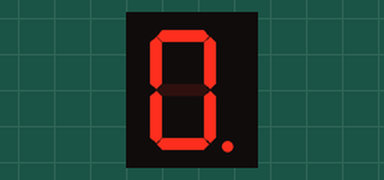
A sketch run on a simulated Arduino Uno, built with avr-gcc and run on an emulated ATmega328P. Parts: 1-digit seven-segment display. Wiring (inferred from the names in the program): 1-digit 7-segment display, segments lit when HIGH: segments pin 7, pin 6, pin 4, pin 3, pin 2, pin 8, pin 9, pin 5. The segment pins are drawn as the display they are named for.

Above: at 0.1 s.
At 10.1 s:
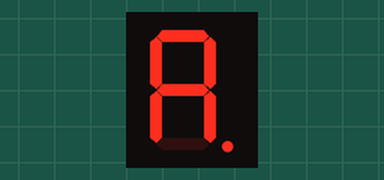
At 12.1 s:
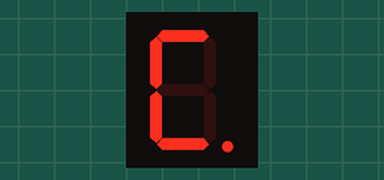
At 13.1 s:
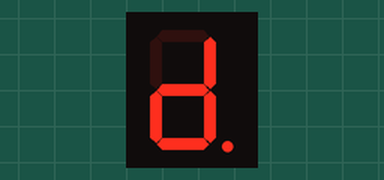
At 14.1 s:
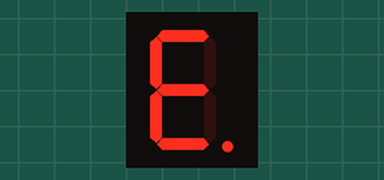
At 15.1 s:
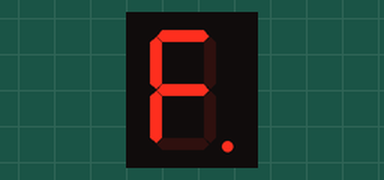

The sketch:

7_Segment.ino
```cpp
#define PIN_A 7
#define PIN_B 6
#define PIN_C 4
#define PIN_D 3
#define PIN_F 8
#define PIN_E 2
#define PIN_G 9
#define PIN_DP 5

// Segment patterns for numbers 0-16
// Each number corresponds to the state of the 7 segments: A, B, C, D, E, F, G
const int segmentMap[17][7] = {
  // A, B, C, D, E, F, G
  { HIGH, HIGH, HIGH, HIGH, HIGH, HIGH, LOW },   // 0
  { LOW,  HIGH, HIGH, LOW,  LOW,  LOW,  LOW },   // 1
  { HIGH, HIGH, LOW,  HIGH, HIGH, LOW,  HIGH },  // 2
  { HIGH, HIGH, HIGH, HIGH, LOW,  LOW,  HIGH },  // 3
  { LOW,  HIGH, HIGH, LOW,  LOW,  HIGH, HIGH },  // 4
  { HIGH, LOW,  HIGH, HIGH, LOW,  HIGH, HIGH },  // 5
  { HIGH, LOW,  HIGH, HIGH, HIGH, HIGH, HIGH },  // 6
  { HIGH, HIGH, HIGH, LOW,  LOW,  LOW,  LOW },   // 7
  { HIGH, HIGH, HIGH, HIGH, HIGH, HIGH, HIGH },  // 8
  { HIGH, HIGH, HIGH, HIGH, LOW,  HIGH, HIGH },  // 9
  { HIGH, HIGH, HIGH, LOW,  HIGH, HIGH, HIGH },  // 10 (A)
  { LOW,  LOW,  HIGH, HIGH, HIGH, HIGH, HIGH },  // 11 (b)
  { HIGH, LOW,  LOW,  HIGH, HIGH, HIGH, LOW },   // 12 (C)
  { LOW,  HIGH, HIGH, HIGH, HIGH, LOW,  HIGH },  // 13 (d)
  { HIGH, LOW,  LOW,  HIGH, HIGH, HIGH, HIGH },  // 14 (E)
  { HIGH, LOW,  LOW,  LOW,  HIGH, HIGH, HIGH },  // 15 (F)
  { LOW,  LOW,  LOW,  LOW,  LOW,  LOW,  LOW }    // 16 (blank or invalid)
};

void setup() {
  // Initialize segment pins as outputs
  pinMode(PIN_A, OUTPUT);
  pinMode(PIN_B, OUTPUT);
  pinMode(PIN_C, OUTPUT);
  pinMode(PIN_D, OUTPUT);
  pinMode(PIN_E, OUTPUT);
  pinMode(PIN_F, OUTPUT);
  pinMode(PIN_G, OUTPUT);
  pinMode(PIN_DP, OUTPUT);
}

void sevenSegEncode(int num) {
  // Limit the input to 0-16
  if (num < 0 || num > 16) {
    num = 16;  // Invalid input displays blank (or choose to display 0)
  }

  // Set each segment according to the pattern for the number
  digitalWrite(PIN_A, segmentMap[num][0]);
  digitalWrite(PIN_B, segmentMap[num][1]);
  digitalWrite(PIN_C, segmentMap[num][2]);
  digitalWrite(PIN_D, segmentMap[num][3]);
  digitalWrite(PIN_E, segmentMap[num][4]);
  digitalWrite(PIN_F, segmentMap[num][5]);
  digitalWrite(PIN_G, segmentMap[num][6]);
}

void loop() {
  digitalWrite(PIN_DP, HIGH);
  for(int i = 0; i < 16; i++) {
    sevenSegEncode(i);
    delay(1000);
  }
}
```

Measured:
- by itself, everything shown: repeats every 16.0 s, in 16 steps
- what the display in image 1 shows lasts 1.0 s, from 10.0 s to 11.0 s
